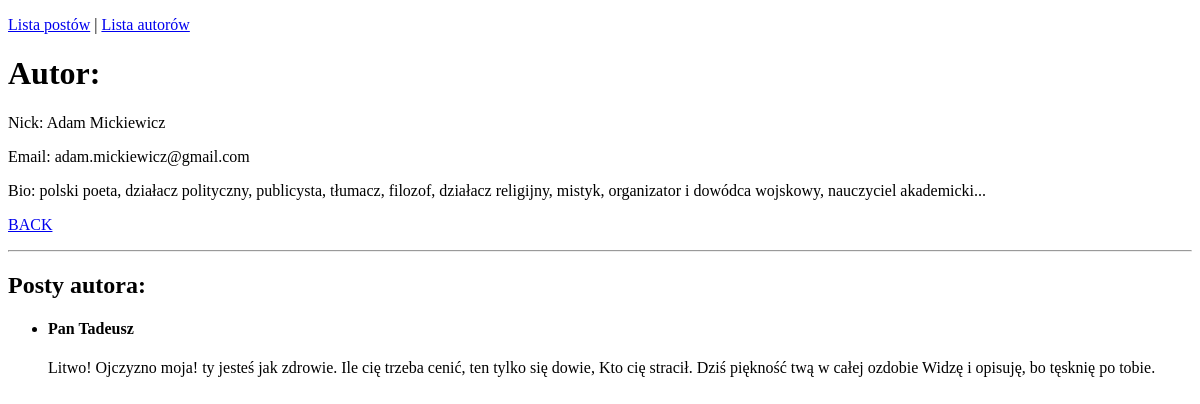
Before: /blog/author-details/1 with the older database file.
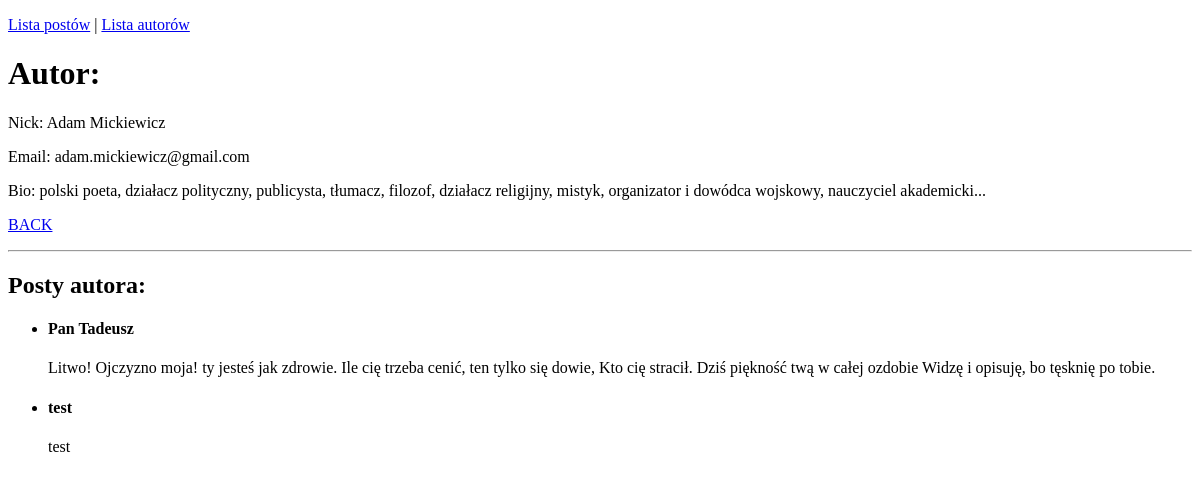
After: the same page with the newer database file.
### posts/models.py (models this page shows, shortened)
class Post(models.Model):
    title = models.CharField(
        max_length=65,
        unique=True
    )
    content = models.TextField()
    create = models.DateTimeField(auto_now_add=True)
    modified = models.DateTimeField(
        auto_now=True,
        blank=True,
        null=True
    )
    author = models.ForeignKey(
        "posts.Author",
        on_delete=models.CASCADE,
        blank=True,
        null=True
    )

### posts/views.py (the view)
# urls.py: path("author-details/<int:id>", author_details, name="author_details"),
def author_details(request,id):
    author = Author.objects.get(id=id)
    posts = Post.objects.filter(author_id=id)
    return render(
        request=request,
        template_name="posts/author_details.html",
        context={
            "author": author,
            "posts": posts
        }
    )

### posts/templates/posts/author_details.html (shortened to what this page needs)
{% extends "posts/main.html" %}
{% block content %}
<h1>Autor:</h1>
<p>Nick: {{ author.nick }}</p>
<p>Email: {{ author.email }}</p>
<p>Bio: {{ author.bio }}</p>
<p><a href="{% url 'blog:authors_list' %}">BACK</a></p>
<hr>
<h2>Posty autora:</h3>
<ul>
    {% for post in posts %}
    <li>
        <h4> {{ post.title }} </h4>
        <p> {{ post.content }}</p>
    </li>
    {% endfor %}
</ul>
{% endblock %}

Changed rows visible on the page:
added Post: title "test", content "test"
